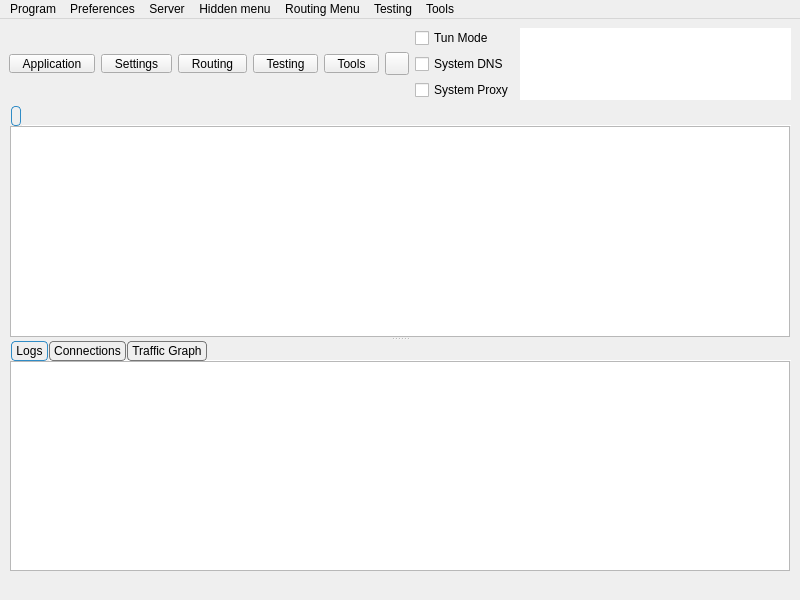
<?xml version="1.0" encoding="UTF-8"?>
<ui version="4.0">
 <class>MainWindow</class>
 <widget class="QMainWindow" name="MainWindow">
  <property name="geometry">
   <rect>
    <x>0</x>
    <y>0</y>
    <width>800</width>
    <height>600</height>
   </rect>
  </property>
  <property name="minimumSize">
   <size>
    <width>800</width>
    <height>600</height>
   </size>
  </property>
  <property name="windowTitle">
   <string notr="true">FreeLink</string>
  </property>
  <widget class="QWidget" name="centralwidget">
   <layout class="QVBoxLayout" name="verticalLayout_3" stretch="0,1,0">
    <item>
     <layout class="QHBoxLayout" name="horizontalLayout_2">
      <item>
       <widget class="QToolButton" name="toolButton_program">
        <property name="minimumSize">
         <size>
          <width>0</width>
          <height>0</height>
         </size>
        </property>
        <property name="styleSheet">
         <string notr="true">QToolButton {
    padding-left: 8px;
    padding-right: 8px;
}

QToolButton::menu-indicator {
    subcontrol-origin: border;
    subcontrol-position: bottom right;
    right: 2px;
    bottom: 3px;
}</string>
        </property>
        <property name="text">
         <string>Application</string>
        </property>
        <property name="icon">
         <iconset resource="../../res/FreeLink.qrc">
          <normaloff>:/icon/b-system-run.png</normaloff>:/icon/b-system-run.png</iconset>
        </property>
        <property name="iconSize">
         <size>
          <width>24</width>
          <height>24</height>
         </size>
        </property>
        <property name="popupMode">
         <enum>QToolButton::ToolButtonPopupMode::InstantPopup</enum>
        </property>
        <property name="toolButtonStyle">
         <enum>Qt::ToolButtonStyle::ToolButtonTextUnderIcon</enum>
        </property>
       </widget>
      </item>
      <item>
       <widget class="QToolButton" name="toolButton_preferences">
        <property name="minimumSize">
         <size>
          <width>0</width>
          <height>0</height>
         </size>
        </property>
        <property name="styleSheet">
         <string notr="true">QToolButton {
    padding-left: 8px;
    padding-right: 8px;
}

QToolButton::menu-indicator {
    subcontrol-origin: border;
    subcontrol-position: bottom right;
    right: 2px;
    bottom: 3px;
}</string>
        </property>
        <property name="text">
         <string>Settings</string>
        </property>
        <property name="icon">
         <iconset resource="../../res/FreeLink.qrc">
          <normaloff>:/icon/b-preferences.png</normaloff>:/icon/b-preferences.png</iconset>
        </property>
        <property name="iconSize">
         <size>
          <width>24</width>
          <height>24</height>
         </size>
        </property>
        <property name="popupMode">
         <enum>QToolButton::ToolButtonPopupMode::InstantPopup</enum>
        </property>
        <property name="toolButtonStyle">
         <enum>Qt::ToolButtonStyle::ToolButtonTextUnderIcon</enum>
        </property>
       </widget>
      </item>
      <item>
       <widget class="QToolButton" name="toolButton_routing">
        <property name="minimumSize">
         <size>
          <width>0</width>
          <height>0</height>
         </size>
        </property>
        <property name="styleSheet">
         <string notr="true">QToolButton {
    padding-left: 8px;
    padding-right: 8px;
}

QToolButton::menu-indicator {
    subcontrol-origin: border;
    subcontrol-position: bottom right;
    right: 2px;
    bottom: 3px;
}</string>
        </property>
        <property name="text">
         <string>Routing</string>
        </property>
        <property name="icon">
         <iconset resource="../../res/FreeLink.qrc">
          <normaloff>:/icon/b-network-routing.png</normaloff>:/icon/b-network-routing.png</iconset>
        </property>
        <property name="iconSize">
         <size>
          <width>24</width>
          <height>24</height>
         </size>
        </property>
        <property name="popupMode">
         <enum>QToolButton::ToolButtonPopupMode::InstantPopup</enum>
        </property>
        <property name="toolButtonStyle">
         <enum>Qt::ToolButtonStyle::ToolButtonTextUnderIcon</enum>
        </property>
       </widget>
      </item>
      <item>
       <widget class="QToolButton" name="toolButton_testing">
        <property name="minimumSize">
         <size>
          <width>0</width>
          <height>0</height>
         </size>
        </property>
        <property name="styleSheet">
         <string notr="true">QToolButton {
    padding-left: 8px;
    padding-right: 8px;
}

QToolButton::menu-indicator {
    subcontrol-origin: border;
    subcontrol-position: bottom right;
    right: 2px;
    bottom: 3px;
}</string>
        </property>
        <property name="text">
         <string>Testing</string>
        </property>
        <property name="icon">
         <iconset resource="../../res/FreeLink.qrc">
          <normaloff>:/icon/b-testing-button.png</normaloff>:/icon/b-testing-button.png</iconset>
        </property>
        <property name="iconSize">
         <size>
          <width>24</width>
          <height>24</height>
         </size>
        </property>
        <property name="popupMode">
         <enum>QToolButton::ToolButtonPopupMode::InstantPopup</enum>
        </property>
        <property name="toolButtonStyle">
         <enum>Qt::ToolButtonStyle::ToolButtonTextUnderIcon</enum>
        </property>
       </widget>
      </item>
      <item>
       <widget class="QToolButton" name="toolButton_tools">
        <property name="minimumSize">
         <size>
          <width>0</width>
          <height>0</height>
         </size>
        </property>
        <property name="styleSheet">
         <string notr="true">QToolButton {
    padding-left: 8px;
    padding-right: 8px;
}

QToolButton::menu-indicator {
    subcontrol-origin: border;
    subcontrol-position: bottom right;
    right: 2px;
    bottom: 3px;
}</string>
        </property>
        <property name="text">
         <string>Tools</string>
        </property>
        <property name="icon">
         <iconset resource="../../res/FreeLink.qrc">
          <normaloff>:/icon/b-tools-button.png</normaloff>:/icon/b-tools-button.png</iconset>
        </property>
        <property name="iconSize">
         <size>
          <width>24</width>
          <height>24</height>
         </size>
        </property>
        <property name="popupMode">
         <enum>QToolButton::ToolButtonPopupMode::InstantPopup</enum>
        </property>
        <property name="toolButtonStyle">
         <enum>Qt::ToolButtonStyle::ToolButtonTextUnderIcon</enum>
        </property>
       </widget>
      </item>
      <item>
       <widget class="StartStopButton" name="toolButton_startstop">
        <property name="focusPolicy">
         <enum>Qt::FocusPolicy::NoFocus</enum>
        </property>
        <property name="text">
         <string/>
        </property>
       </widget>
      </item>
      <item>
       <layout class="QVBoxLayout" name="verticalLayout_4">
        <item>
         <spacer name="verticalSpacer_modes_top">
          <property name="orientation">
           <enum>Qt::Orientation::Vertical</enum>
          </property>
          <property name="sizeHint" stdset="0">
           <size>
            <width>0</width>
            <height>0</height>
           </size>
          </property>
         </spacer>
        </item>
        <item>
         <widget class="QCheckBox" name="checkBox_VPN">
          <property name="sizePolicy">
           <sizepolicy hsizetype="Minimum" vsizetype="Minimum">
            <horstretch>0</horstretch>
            <verstretch>0</verstretch>
           </sizepolicy>
          </property>
          <property name="text">
           <string>Tun Mode</string>
          </property>
         </widget>
        </item>
        <item>
         <widget class="QCheckBox" name="system_dns">
          <property name="text">
           <string>System DNS</string>
          </property>
         </widget>
        </item>
        <item>
         <widget class="QCheckBox" name="checkBox_SystemProxy">
          <property name="text">
           <string>System Proxy</string>
          </property>
         </widget>
        </item>
        <item>
         <spacer name="verticalSpacer_modes_bottom">
          <property name="orientation">
           <enum>Qt::Orientation::Vertical</enum>
          </property>
          <property name="sizeHint" stdset="0">
           <size>
            <width>0</width>
            <height>0</height>
           </size>
          </property>
         </spacer>
        </item>
       </layout>
      </item>
      <item>
       <widget class="QTextBrowser" name="data_view">
        <property name="enabled">
         <bool>true</bool>
        </property>
        <property name="sizePolicy">
         <sizepolicy hsizetype="Expanding" vsizetype="Ignored">
          <horstretch>0</horstretch>
          <verstretch>0</verstretch>
         </sizepolicy>
        </property>
        <property name="minimumSize">
         <size>
          <width>0</width>
          <height>0</height>
         </size>
        </property>
        <property name="mouseTracking">
         <bool>false</bool>
        </property>
        <property name="focusPolicy">
         <enum>Qt::FocusPolicy::NoFocus</enum>
        </property>
        <property name="contextMenuPolicy">
         <enum>Qt::ContextMenuPolicy::NoContextMenu</enum>
        </property>
        <property name="acceptDrops">
         <bool>false</bool>
        </property>
        <property name="frameShape">
         <enum>QFrame::Shape::NoFrame</enum>
        </property>
        <property name="frameShadow">
         <enum>QFrame::Shadow::Sunken</enum>
        </property>
        <property name="verticalScrollBarPolicy">
         <enum>Qt::ScrollBarPolicy::ScrollBarAlwaysOff</enum>
        </property>
        <property name="horizontalScrollBarPolicy">
         <enum>Qt::ScrollBarPolicy::ScrollBarAlwaysOff</enum>
        </property>
        <property name="textInteractionFlags">
         <set>Qt::TextInteractionFlag::LinksAccessibleByKeyboard|Qt::TextInteractionFlag::LinksAccessibleByMouse</set>
        </property>
       </widget>
      </item>
     </layout>
    </item>
    <item>
     <widget class="QSplitter" name="splitter">
      <property name="orientation">
       <enum>Qt::Orientation::Vertical</enum>
      </property>
      <widget class="QTabWidget" name="tabWidget">
       <property name="styleSheet">
        <string notr="true">QTabWidget::tab-bar {
    left: 2px;
}

QTabBar {
    background: transparent;
    qproperty-drawBase: 0;
}

QTabBar::tab {
    border: 1px solid #777777;

    border-radius: 4px;
    padding: 2px 4px;
    margin-right: 1px;
}

QTabBar::tab:selected {
    border: 1px solid palette(highlight);
}</string>
       </property>
       <property name="currentIndex">
        <number>0</number>
       </property>
       <property name="documentMode">
        <bool>true</bool>
       </property>
       <property name="movable">
        <bool>true</bool>
       </property>
       <widget class="QWidget" name="widget1">
        <attribute name="title">
         <string/>
        </attribute>
        <layout class="QGridLayout" name="gridLayout_2">
         <property name="leftMargin">
          <number>1</number>
         </property>
         <property name="topMargin">
          <number>0</number>
         </property>
         <property name="rightMargin">
          <number>1</number>
         </property>
         <property name="bottomMargin">
          <number>0</number>
         </property>
         <property name="spacing">
          <number>0</number>
         </property>
         <item row="0" column="0">
          <widget class="ProfilesTableView" name="profilesTableView">
           <property name="contextMenuPolicy">
            <enum>Qt::ContextMenuPolicy::CustomContextMenu</enum>
           </property>
           <property name="editTriggers">
            <set>QAbstractItemView::EditTrigger::NoEditTriggers</set>
           </property>
           <property name="alternatingRowColors">
            <bool>true</bool>
           </property>
           <property name="selectionBehavior">
            <enum>QAbstractItemView::SelectionBehavior::SelectRows</enum>
           </property>
           <property name="horizontalScrollMode">
            <enum>QAbstractItemView::ScrollMode::ScrollPerPixel</enum>
           </property>
           <property name="wordWrap">
            <bool>false</bool>
           </property>
           <attribute name="horizontalHeaderMinimumSectionSize">
            <number>16</number>
           </attribute>
           <attribute name="horizontalHeaderHighlightSections">
            <bool>false</bool>
           </attribute>
           <attribute name="horizontalHeaderShowSortIndicator" stdset="0">
            <bool>false</bool>
           </attribute>
           <attribute name="verticalHeaderDefaultSectionSize">
            <number>30</number>
           </attribute>
          </widget>
         </item>
        </layout>
       </widget>
      </widget>
      <widget class="QWidget" name="aaaaaaaaaaaaaaaaaa">
       <layout class="QVBoxLayout" name="aaaaaaaaaaaa" stretch="0">
        <item>
         <widget class="QWidget" name="down_tab" native="true">
          <layout class="QVBoxLayout" name="verticalLayout">
           <property name="spacing">
            <number>0</number>
           </property>
           <property name="leftMargin">
            <number>0</number>
           </property>
           <property name="topMargin">
            <number>0</number>
           </property>
           <property name="rightMargin">
            <number>0</number>
           </property>
           <property name="bottomMargin">
            <number>0</number>
           </property>
           <item>
            <widget class="QTabWidget" name="stats_widget">
             <property name="autoFillBackground">
              <bool>true</bool>
             </property>
             <property name="styleSheet">
              <string notr="true">QTabWidget::tab-bar {
    left: 2px;
}

QTabBar {
    background: transparent;
    qproperty-drawBase: 0;
}

QTabBar::tab {
    border: 1px solid #777777;

    border-radius: 4px;
    padding: 2px 4px;
    margin-right: 1px;
}

QTabBar::tab:selected {
    border: 1px solid palette(highlight);
}</string>
             </property>
             <property name="tabPosition">
              <enum>QTabWidget::TabPosition::North</enum>
             </property>
             <property name="tabShape">
              <enum>QTabWidget::TabShape::Rounded</enum>
             </property>
             <property name="currentIndex">
              <number>0</number>
             </property>
             <property name="elideMode">
              <enum>Qt::TextElideMode::ElideNone</enum>
             </property>
             <property name="usesScrollButtons">
              <bool>true</bool>
             </property>
             <property name="documentMode">
              <bool>true</bool>
             </property>
             <property name="tabsClosable">
              <bool>false</bool>
             </property>
             <property name="movable">
              <bool>true</bool>
             </property>
             <property name="tabBarAutoHide">
              <bool>false</bool>
             </property>
             <widget class="QWidget" name="Logs">
              <property name="enabled">
               <bool>true</bool>
              </property>
              <attribute name="title">
               <string>Logs</string>
              </attribute>
              <layout class="QHBoxLayout" name="horizontalLayout_3" stretch="0">
               <property name="spacing">
                <number>0</number>
               </property>
               <property name="sizeConstraint">
                <enum>QLayout::SizeConstraint::SetDefaultConstraint</enum>
               </property>
               <property name="leftMargin">
                <number>1</number>
               </property>
               <property name="topMargin">
                <number>0</number>
               </property>
               <property name="rightMargin">
                <number>1</number>
               </property>
               <property name="bottomMargin">
                <number>0</number>
               </property>
               <item>
                <widget class="QTextBrowser" name="masterLogBrowser">
                 <property name="contextMenuPolicy">
                  <enum>Qt::ContextMenuPolicy::CustomContextMenu</enum>
                 </property>
                 <property name="openLinks">
                  <bool>false</bool>
                 </property>
                </widget>
               </item>
              </layout>
             </widget>
             <widget class="QWidget" name="connections_tab">
              <attribute name="title">
               <string>Connections</string>
              </attribute>
              <layout class="QHBoxLayout" name="horizontalLayout_4">
               <property name="spacing">
                <number>0</number>
               </property>
               <property name="sizeConstraint">
                <enum>QLayout::SizeConstraint::SetDefaultConstraint</enum>
               </property>
               <property name="leftMargin">
                <number>1</number>
               </property>
               <property name="topMargin">
                <number>0</number>
               </property>
               <property name="rightMargin">
                <number>1</number>
               </property>
               <property name="bottomMargin">
                <number>0</number>
               </property>
               <item>
                <widget class="QTableWidget" name="connections">
                 <property name="autoFillBackground">
                  <bool>false</bool>
                 </property>
                 <column>
                  <property name="text">
                   <string>Destination (Domain)</string>
                  </property>
                  <property name="toolTip">
                   <string>Click To Disable Sorting</string>
                  </property>
                 </column>
                 <column>
                  <property name="text">
                   <string>Process</string>
                  </property>
                  <property name="toolTip">
                   <string>Click To Sort By Process</string>
                  </property>
                 </column>
                 <column>
                  <property name="text">
                   <string>Protocol</string>
                  </property>
                  <property name="toolTip">
                   <string>Click To Sort By Protocol</string>
                  </property>
                 </column>
                 <column>
                  <property name="text">
                   <string>Outbound</string>
                  </property>
                  <property name="toolTip">
                   <string>Click To Sort By Outbound</string>
                  </property>
                 </column>
                 <column>
                  <property name="text">
                   <string>Traffic</string>
                  </property>
                  <property name="toolTip">
                   <string>Click to sort by traffic; right-click to choose total/down/up</string>
                  </property>
                 </column>
                 <column>
                  <property name="text">
                   <string>Speed</string>
                  </property>
                  <property name="toolTip">
                   <string>Click to sort by speed; right-click to choose total/down/up</string>
                  </property>
                 </column>
                </widget>
               </item>
              </layout>
             </widget>
             <widget class="QWidget" name="graph_tab">
              <attribute name="title">
               <string>Traffic Graph</string>
              </attribute>
              <layout class="QHBoxLayout" name="horizontalLayout_6">
               <property name="spacing">
                <number>0</number>
               </property>
               <property name="sizeConstraint">
                <enum>QLayout::SizeConstraint::SetDefaultConstraint</enum>
               </property>
               <property name="leftMargin">
                <number>1</number>
               </property>
               <property name="topMargin">
                <number>0</number>
               </property>
               <property name="rightMargin">
                <number>1</number>
               </property>
               <property name="bottomMargin">
                <number>0</number>
               </property>
              </layout>
             </widget>
            </widget>
           </item>
          </layout>
         </widget>
        </item>
       </layout>
      </widget>
     </widget>
    </item>
    <item>
     <layout class="QHBoxLayout" name="horizontalLayout">
      <item>
       <widget class="QLabel" name="label_running">
        <property name="text">
         <string/>
        </property>
       </widget>
      </item>
      <item>
       <widget class="QLabel" name="label_inbound">
        <property name="text">
         <string/>
        </property>
        <property name="alignment">
         <set>Qt::AlignmentFlag::AlignLeading|Qt::AlignmentFlag::AlignLeft|Qt::AlignmentFlag::AlignVCenter</set>
        </property>
       </widget>
      </item>
      <item>
       <widget class="QLabel" name="label_speed">
        <property name="text">
         <string/>
        </property>
        <property name="alignment">
         <set>Qt::AlignmentFlag::AlignLeading|Qt::AlignmentFlag::AlignLeft|Qt::AlignmentFlag::AlignVCenter</set>
        </property>
       </widget>
      </item>
     </layout>
    </item>
   </layout>
  </widget>
  <widget class="QMenuBar" name="menubar">
   <property name="geometry">
    <rect>
     <x>0</x>
     <y>0</y>
     <width>800</width>
     <height>25</height>
    </rect>
   </property>
   <widget class="QMenu" name="menu_program">
    <property name="title">
     <string>Program</string>
    </property>
    <widget class="QMenu" name="menu_spmode">
     <property name="title">
      <string>System Proxy</string>
     </property>
     <addaction name="menu_spmode_system_proxy"/>
     <addaction name="menu_spmode_vpn"/>
     <addaction name="menu_spmode_disabled"/>
    </widget>
    <addaction name="actionHide_window"/>
    <addaction name="separator"/>
    <addaction name="menu_add_from_input"/>
    <addaction name="menu_add_from_clipboard"/>
    <addaction name="actionAdd_profile_from_File"/>
    <addaction name="menu_scan_qr"/>
    <addaction name="separator"/>
    <addaction name="actionStart_with_system"/>
    <addaction name="actionRemember_last_proxy"/>
    <addaction name="actionAllow_LAN"/>
    <addaction name="menu_spmode"/>
    <addaction name="separator"/>
    <addaction name="actionRestart_Proxy"/>
    <addaction name="actionRestart_Program"/>
    <addaction name="menu_exit"/>
   </widget>
   <widget class="QMenu" name="menu_preferences">
    <property name="title">
     <string>Preferences</string>
    </property>
    <addaction name="menu_manage_groups"/>
    <addaction name="menu_basic_settings"/>
    <addaction name="menu_routing_settings"/>
    <addaction name="menu_vpn_settings"/>
    <addaction name="menu_hotkey_settings"/>
    <addaction name="menu_open_config_folder"/>
   </widget>
   <widget class="QMenu" name="menu_server">
    <property name="title">
     <string>Server</string>
    </property>
    <widget class="QMenu" name="menu_share_item">
     <property name="title">
      <string>Share</string>
     </property>
     <addaction name="menu_qr"/>
     <addaction name="menu_export_config"/>
     <addaction name="actionExport_Xray_config"/>
     <addaction name="separator"/>
     <addaction name="menu_copy_links"/>
     <addaction name="menu_copy_links_nkr"/>
     <addaction name="actionCopy_Test_Result"/>
    </widget>
    <addaction name="menu_add_from_input"/>
    <addaction name="menu_add_from_clipboard"/>
    <addaction name="actionAdd_profile_from_File"/>
    <addaction name="menu_scan_qr"/>
    <addaction name="separator"/>
    <addaction name="menu_start"/>
    <addaction name="menu_stop"/>
    <addaction name="menu_share_item"/>
    <addaction name="menu_delete"/>
    <addaction name="separator"/>
    <addaction name="menu_select_all"/>
    <addaction name="menu_clone"/>
    <addaction name="separator"/>
    <addaction name="actionUrl_Test_Selected"/>
    <addaction name="actionSpeedtest_Selected"/>
    <addaction name="actionResolve_Selected_Out_IP"/>
    <addaction name="menu_resolve_selected"/>
    <addaction name="actionClear_Test_Result"/>
    <addaction name="menu_reset_traffic"/>
   </widget>
   <widget class="QMenu" name="menuHidden_menu">
    <property name="title">
     <string>Hidden menu</string>
    </property>
    <addaction name="menu_update_subscription"/>
    <addaction name="menu_resolve_domain"/>
    <addaction name="menu_remove_invalid"/>
    <addaction name="actionUrl_Test_Group"/>
    <addaction name="menu_remove_unavailable"/>
    <addaction name="menu_clear_test_result"/>
    <addaction name="menu_delete_repeat"/>
    <addaction name="actionSpeedtest_Group"/>
    <addaction name="actionResolve_Out_IP"/>
    <addaction name="actionRefresh_Column_Widths"/>
   </widget>
   <widget class="QMenu" name="menuRouting_Menu">
    <property name="title">
     <string>Routing Menu</string>
    </property>
   </widget>
   <widget class="QMenu" name="menuTools">
    <property name="title">
     <string>Tools</string>
    </property>
    <addaction name="actionTraffic_Stats"/>
    <addaction name="actionCheck_For_Update"/>
   </widget>
   <widget class="QMenu" name="menuTesting">
    <property name="title">
     <string>Testing</string>
    </property>
    <addaction name="actionSpeedtest_Current"/>
    <addaction name="actionUrl_Test_Group"/>
    <addaction name="actionSpeedtest_Group"/>
    <addaction name="actionResolve_Out_IP"/>
    <addaction name="menu_resolve_domain"/>
    <addaction name="menu_clear_test_result"/>
   </widget>
   <addaction name="menu_program"/>
   <addaction name="menu_preferences"/>
   <addaction name="menu_server"/>
   <addaction name="menuHidden_menu"/>
   <addaction name="menuRouting_Menu"/>
   <addaction name="menuTesting"/>
   <addaction name="menuTools"/>
  </widget>
  <action name="menu_exit">
   <property name="text">
    <string>Exit</string>
   </property>
  </action>
  <action name="actionShow_window">
   <property name="text">
    <string>Show Window</string>
   </property>
  </action>
  <action name="menu_basic_settings">
   <property name="text">
    <string>Basic Settings</string>
   </property>
  </action>
  <action name="menu_add_from_input">
   <property name="text">
    <string>New profile</string>
   </property>
   <property name="shortcut">
    <string notr="true">Ctrl+N</string>
   </property>
  </action>
  <action name="menu_manage_groups">
   <property name="text">
    <string>Groups</string>
   </property>
  </action>
  <action name="menu_start">
   <property name="text">
    <string>Start</string>
   </property>
   <property name="shortcut">
    <string notr="true">Return</string>
   </property>
  </action>
  <action name="menu_stop">
   <property name="text">
    <string>Stop</string>
   </property>
   <property name="shortcut">
    <string notr="true">Ctrl+S</string>
   </property>
  </action>
  <action name="menu_routing_settings">
   <property name="text">
    <string>Routing Settings</string>
   </property>
  </action>
  <action name="menu_add_from_clipboard">
   <property name="text">
    <string>Add profile from clipboard</string>
   </property>
   <property name="shortcut">
    <string notr="true">Ctrl+V</string>
   </property>
  </action>
  <action name="menu_delete">
   <property name="text">
    <string>Delete</string>
   </property>
   <property name="shortcut">
    <string notr="true">Del</string>
   </property>
  </action>
  <action name="menu_profile_debug_info">
   <property name="text">
    <string>Debug Info</string>
   </property>
  </action>
  <action name="menu_qr">
   <property name="text">
    <string>QR Code and link</string>
   </property>
  </action>
  <action name="menu_copy_link">
   <property name="text">
    <string>Copy Link</string>
   </property>
  </action>
  <action name="menu_tcp_ping">
   <property name="text">
    <string notr="true">Tcp Ping</string>
   </property>
   <property name="shortcut">
    <string notr="true">Ctrl+Shift+T</string>
   </property>
  </action>
  <action name="menu_url_test">
   <property name="text">
    <string notr="true">Url Test</string>
   </property>
   <property name="shortcut">
    <string notr="true">Ctrl+Shift+U</string>
   </property>
  </action>
  <action name="menu_clear_test_result">
   <property name="text">
    <string>Clear Group test result</string>
   </property>
   <property name="shortcut">
    <string notr="true">Ctrl+Shift+C</string>
   </property>
  </action>
  <action name="menu_export_config">
   <property name="text">
    <string>Export Sing-box config</string>
   </property>
   <property name="shortcut">
    <string notr="true">Ctrl+E</string>
   </property>
  </action>
  <action name="menu_reset_traffic">
   <property name="text">
    <string>Reset Traffic</string>
   </property>
   <property name="shortcut">
    <string notr="true">Ctrl+R</string>
   </property>
  </action>
  <action name="menu_scan_qr">
   <property name="text">
    <string>Scan QR Code</string>
   </property>
   <property name="shortcut">
    <string notr="true">Ctrl+Shift+Q</string>
   </property>
  </action>
  <action name="menu_spmode_system_proxy">
   <property name="checkable">
    <bool>true</bool>
   </property>
   <property name="text">
    <string>Enable System Proxy</string>
   </property>
  </action>
  <action name="menu_spmode_disabled">
   <property name="checkable">
    <bool>true</bool>
   </property>
   <property name="text">
    <string>Disable</string>
   </property>
  </action>
  <action name="menu_delete_repeat">
   <property name="text">
    <string>Remove Duplicates</string>
   </property>
   <property name="shortcut">
    <string notr="true">Ctrl+Shift+D</string>
   </property>
  </action>
  <action name="actionfake">
   <property name="text">
    <string>fake</string>
   </property>
   <property name="visible">
    <bool>false</bool>
   </property>
  </action>
  <action name="menu_move">
   <property name="text">
    <string>Move</string>
   </property>
   <property name="shortcut">
    <string notr="true">Ctrl+M</string>
   </property>
  </action>
  <action name="actionStart_with_system">
   <property name="checkable">
    <bool>true</bool>
   </property>
   <property name="text">
    <string>Start with system</string>
   </property>
  </action>
  <action name="actionRemember_last_proxy">
   <property name="checkable">
    <bool>true</bool>
   </property>
   <property name="text">
    <string>Remember last profile</string>
   </property>
  </action>
  <action name="actionAllow_LAN">
   <property name="checkable">
    <bool>true</bool>
   </property>
   <property name="text">
    <string>Allow other devices to connect</string>
   </property>
  </action>
  <action name="menu_remove_unavailable">
   <property name="text">
    <string>Remove Unavailable</string>
   </property>
   <property name="shortcut">
    <string notr="true">Ctrl+Shift+R</string>
   </property>
  </action>
  <action name="menu_full_test">
   <property name="text">
    <string>Full Test</string>
   </property>
   <property name="shortcut">
    <string notr="true">Ctrl+Shift+F</string>
   </property>
  </action>
  <action name="menu_hotkey_settings">
   <property name="text">
    <string>Hotkey Settings</string>
   </property>
  </action>
  <action name="menu_select_all">
   <property name="text">
    <string>Select All</string>
   </property>
   <property name="shortcut">
    <string notr="true">Ctrl+A</string>
   </property>
  </action>
  <action name="menu_copy_links_nkr">
   <property name="text">
    <string>Copy links of selected (Json Links)</string>
   </property>
   <property name="shortcut">
    <string notr="true">Ctrl+Alt+C</string>
   </property>
  </action>
  <action name="actionfake_2">
   <property name="text">
    <string>fake</string>
   </property>
   <property name="visible">
    <bool>false</bool>
   </property>
  </action>
  <action name="actionfake_3">
   <property name="text">
    <string>fake</string>
   </property>
   <property name="visible">
    <bool>false</bool>
   </property>
  </action>
  <action name="menu_copy_links">
   <property name="text">
    <string>Copy links of selected</string>
   </property>
   <property name="shortcut">
    <string notr="true">Ctrl+C</string>
   </property>
  </action>
  <action name="menu_spmode_vpn">
   <property name="checkable">
    <bool>true</bool>
   </property>
   <property name="text">
    <string>Enable Tun</string>
   </property>
  </action>
  <action name="menu_clone">
   <property name="text">
    <string>Clone</string>
   </property>
   <property name="shortcut">
    <string notr="true">Ctrl+D</string>
   </property>
  </action>
  <action name="menu_update_subscription">
   <property name="text">
    <string>Update subscription</string>
   </property>
   <property name="shortcut">
    <string notr="true">Ctrl+U</string>
   </property>
   <property name="visible">
    <bool>true</bool>
   </property>
  </action>
  <action name="menu_resolve_domain">
   <property name="text">
    <string>Resolve Domain for group</string>
   </property>
   <property name="shortcut">
    <string notr="true">Ctrl+Shift+I</string>
   </property>
  </action>
  <action name="menu_vpn_settings">
   <property name="text">
    <string>Tun Settings</string>
   </property>
  </action>
  <action name="actionRestart_Program">
   <property name="text">
    <string>Restart Program</string>
   </property>
  </action>
  <action name="menu_open_config_folder">
   <property name="text">
    <string>Open Config Folder</string>
   </property>
  </action>
  <action name="actionfake_4">
   <property name="text">
    <string notr="true">fake</string>
   </property>
   <property name="visible">
    <bool>false</bool>
   </property>
  </action>
  <action name="actionfake_5">
   <property name="text">
    <string notr="true">fake</string>
   </property>
   <property name="visible">
    <bool>false</bool>
   </property>
  </action>
  <action name="actionRestart_Proxy">
   <property name="text">
    <string>Restart Core</string>
   </property>
  </action>
  <action name="menu_stop_testing">
   <property name="text">
    <string>Stop Testing</string>
   </property>
   <property name="shortcut">
    <string notr="true">Ctrl+.</string>
   </property>
  </action>
  <action name="actionUrl_Test_Selected">
   <property name="text">
    <string>Url Test Selected</string>
   </property>
   <property name="shortcut">
    <string notr="true">Ctrl+Shift+S</string>
   </property>
   <property name="visible">
    <bool>true</bool>
   </property>
  </action>
  <action name="actionUrl_Test_Group">
   <property name="enabled">
    <bool>true</bool>
   </property>
   <property name="text">
    <string>Url Test Group</string>
   </property>
   <property name="shortcut">
    <string notr="true">Ctrl+Shift+G</string>
   </property>
   <property name="visible">
    <bool>true</bool>
   </property>
  </action>
  <action name="menu_resolve_selected">
   <property name="text">
    <string>Resolve Selected Domain</string>
   </property>
   <property name="visible">
    <bool>true</bool>
   </property>
  </action>
  <action name="menu_remove_invalid">
   <property name="text">
    <string>Remove Invalid</string>
   </property>
   <property name="shortcut">
    <string notr="true">Ctrl+Alt+I</string>
   </property>
   <property name="menuRole">
    <enum>QAction::MenuRole::TextHeuristicRole</enum>
   </property>
  </action>
  <action name="menu_open_routing_manager">
   <property name="text">
    <string>Open Manager</string>
   </property>
  </action>
  <action name="actionSpeedtest_Current">
   <property name="text">
    <string>Speedtest Current</string>
   </property>
   <property name="shortcut">
    <string notr="true">F6</string>
   </property>
  </action>
  <action name="actionSpeedtest_Selected">
   <property name="text">
    <string>Speedtest Selected</string>
   </property>
   <property name="shortcut">
    <string notr="true">Ctrl+Shift+P</string>
   </property>
  </action>
  <action name="actionSpeedtest_Group">
   <property name="text">
    <string>Speedtest Group</string>
   </property>
   <property name="shortcut">
    <string notr="true">Ctrl+Alt+P</string>
   </property>
  </action>
  <action name="actionHide_window">
   <property name="text">
    <string>Hide window</string>
   </property>
   <property name="shortcut">
    <string notr="true">Ctrl+H</string>
   </property>
  </action>
  <action name="actionAdd_profile_from_File">
   <property name="text">
    <string>Add profile from File</string>
   </property>
   <property name="shortcut">
    <string notr="true">Ctrl+O</string>
   </property>
  </action>
  <action name="actionResolve_Out_IP">
   <property name="text">
    <string>Resolve out IP for group</string>
   </property>
  </action>
  <action name="actionResolve_Selected_Out_IP">
   <property name="text">
    <string>Resolve Selected Out IP</string>
   </property>
  </action>
  <action name="actionRefresh_Column_Widths">
   <property name="text">
    <string>Refresh Column Widths</string>
   </property>
  </action>
  <action name="actionExport_Xray_config">
   <property name="text">
    <string>Export Xray config</string>
   </property>
  </action>
  <action name="actionCopy_Test_Result">
   <property name="text">
    <string>Copy Test Result</string>
   </property>
  </action>
  <action name="actionClear_Test_Result">
   <property name="text">
    <string>Clear Test Result</string>
   </property>
  </action>
  <action name="actionTraffic_Stats">
   <property name="text">
    <string>Traffic Stats</string>
   </property>
  </action>
  <action name="actionCheck_For_Update">
   <property name="text">
    <string>Check For Update</string>
   </property>
  </action>
 </widget>
 <customwidgets>
  <customwidget>
   <class>ProfilesTableView</class>
   <extends>QTableView</extends>
   <header>include/ui/utils/ProfilesTableView.h</header>
  </customwidget>
  <customwidget>
   <class>StartStopButton</class>
   <extends>QToolButton</extends>
   <header>include/ui/widget/StartStopButton.hpp</header>
  </customwidget>
 </customwidgets>
 <resources>
  <include location="../../res/FreeLink.qrc"/>
 </resources>
 <connections/>
</ui>
